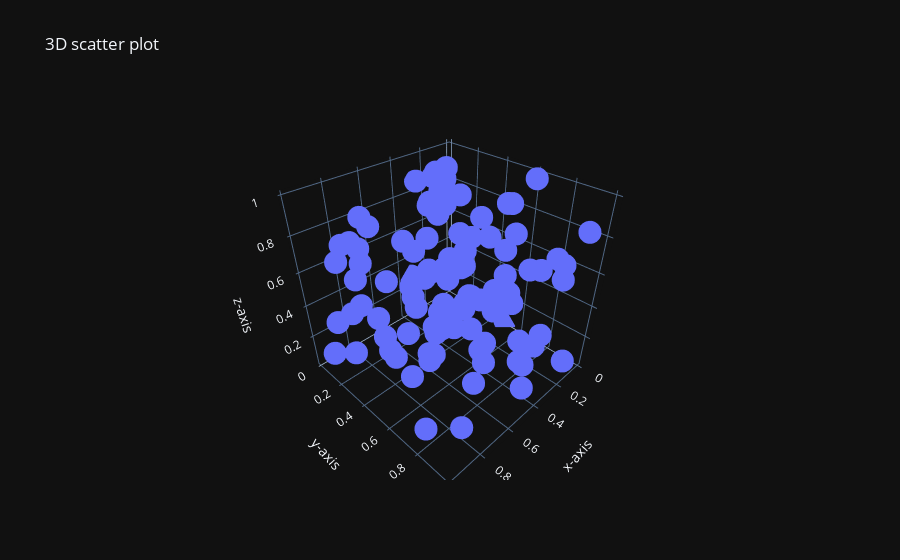

Notebook code for this chart:
### Code cell
px.scatter_3d(
    x=a,
    y=b,
    z=c,
    title= '3D scatter plot',
    labels={'x': 'x-axis', 'y': 'y-axis','z': 'z-axis'},
    template="plotly_dark"

)
